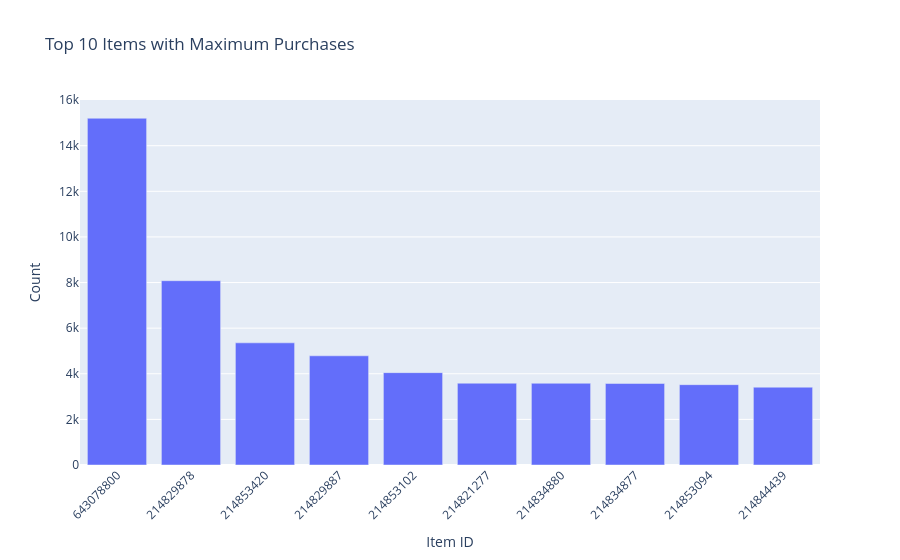

Notebook code cell kept with this figure:
### Markdown cell above
## Data Exploration - Buys

### Code cell
print("Exploring buys data...")

top_bought_items = buys["item_id"].value_counts().nlargest(10)
fig = px.bar(
    x=top_bought_items.index.astype(str),
    y=top_bought_items.values,
    title="Top 10 Items with Maximum Purchases",
    labels={"x": "Item ID", "y": "Count"}
)
fig.update_layout(xaxis_tickangle=-45)
fig.show()

### Figure 1 — Plotly figure (JSON) as saved in the notebook; plotly's stock layout.template omitted (floating-point values rounded to 4 significant figures)
{"data": [{"alignmentgroup": "True", "hovertemplate": "Item ID=%{x}<br>Count=%{y}<extra></extra>", "legendgroup": "", "marker": {"color": "#636efa", "pattern": {"shape": ""}}, "name": "", "offsetgroup": "", "orientation": "v", "showlegend": false, "textposition": "auto", "type": "bar", "x": ["643078800", "214829878", "214853420", "214829887", "214853102", "214821277", "214834880", "214834877", "214853094", "214844439"], "xaxis": "x", "y": [15203, 8081, 5356, 4788, 4050, 3586, 3583, 3574, 3522, 3411], "yaxis": "y"}], "layout": {"barmode": "relative", "legend": {"tracegroupgap": 0}, "title": {"text": "Top 10 Items with Maximum Purchases"}, "xaxis": {"anchor": "y", "domain": [0, 1], "tickangle": -45, "title": {"text": "Item ID"}}, "yaxis": {"anchor": "x", "domain": [0, 1], "title": {"text": "Count"}}}}
